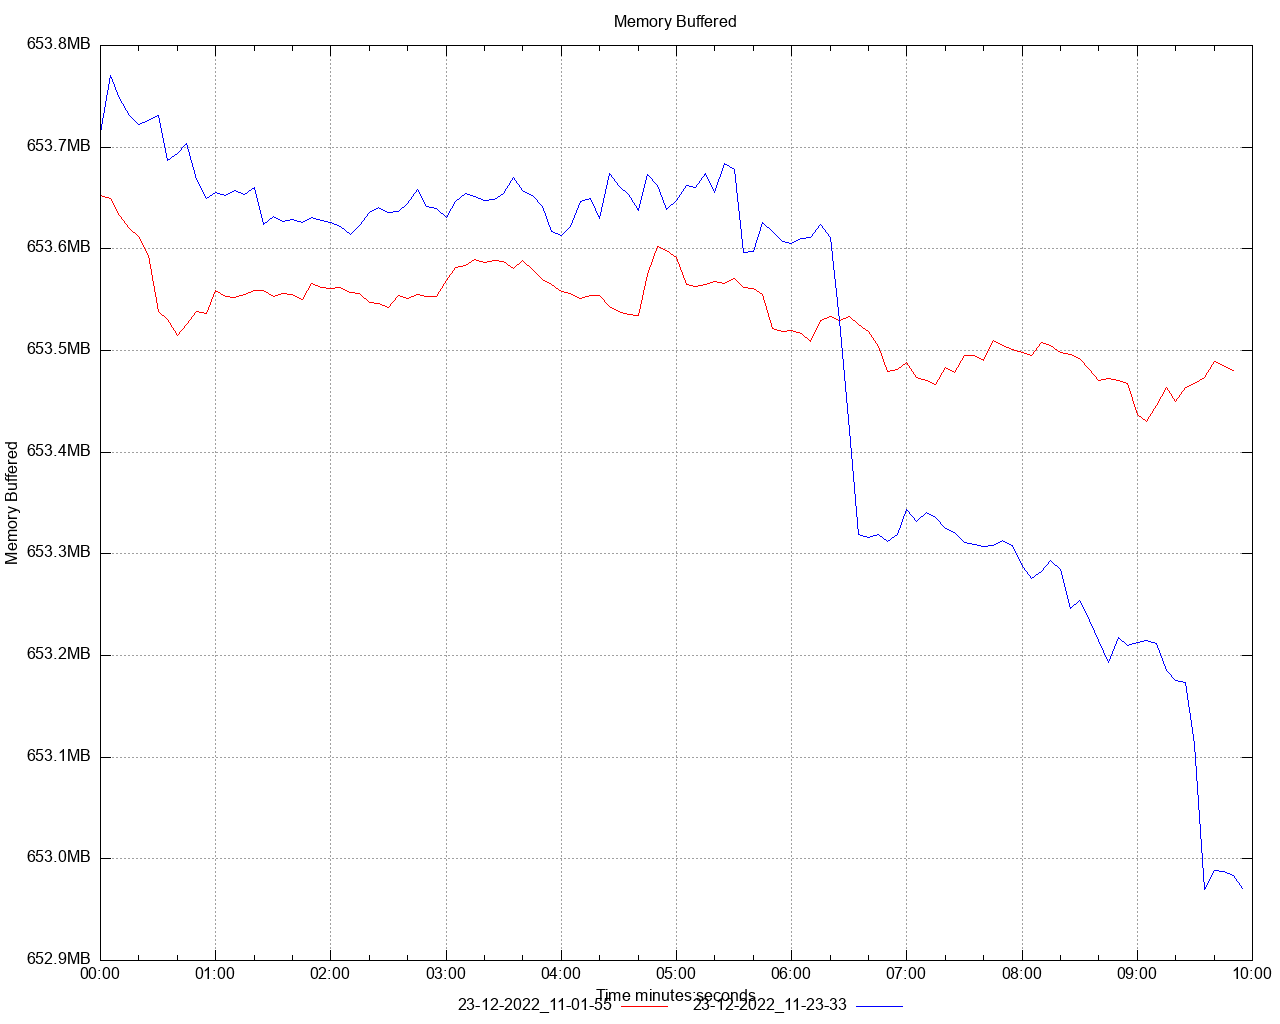

Generate this figure with gnuplot:
set title 'Memory Buffered' noenhanced
set style data lines
set datafile separator ","
set terminal png size 1280,1024
set grid
set key below
set xdata time
set timefmt "%s"
offset = 0
t0(x)=(offset=($0==0) ? x : offset, x - offset)
set xlabel 'Time minutes:seconds'
set ylabel 'Memory Buffered'
set format y '%.1s%cB'
set output '/Users/ahmet.mircik/Workspace/python/hazelcast-simulator/offload-benchmarks/report/dstat/memory_buffered_A3.png'
plot \
   '/Users/ahmet.mircik/Workspace/python/hazelcast-simulator/offload-benchmarks/report/data/memory_buffered_A3_1.data' using (t0(timecolumn(1))):2 title "23-12-2022_11-01-55" noenhanced lt rgb "red", \
   '/Users/ahmet.mircik/Workspace/python/hazelcast-simulator/offload-benchmarks/report/data/memory_buffered_A3_2.data' using (t0(timecolumn(1))):2 title "23-12-2022_11-23-33" noenhanced lt rgb "blue", \
